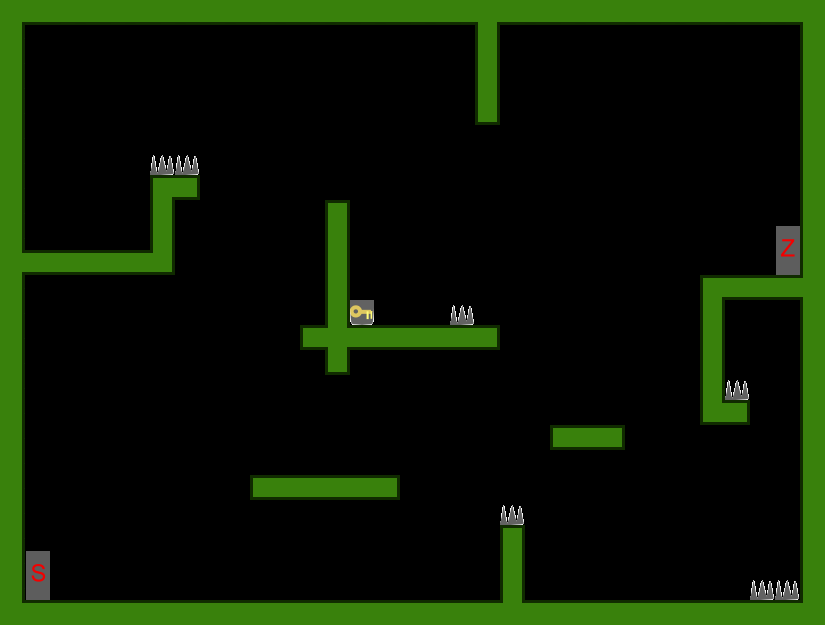

This game map was drawn from its Tiled (.tmx) file and the tilesets committed beside it. A one-line description and the trimmed map source follow:
An orthogonal 33x25 tile map with 25x25 px tiles, 2 tile layers (Kachelebene 2, ObjectLayer) and 2 objects (GreenBlob, RedBlob).

<map version="1.0" orientation="orthogonal" width="33" height="25" tilewidth="25" tileheight="25">
 <properties>
  <property name="mapBackground" value="res/img/levelBackground.png" />
 </properties>
 <tileset firstgid="1" name="Tileset" tilewidth="25" tileheight="25">
  <image source="../../img/Tileset.png" width="400" height="250" />
 </tileset>
 <layer name="Kachelebene 2" width="33" height="25">
  <data>[825 cells, 152 non-empty, 23 distinct tile ids]</data>
 </layer>
 <layer name="ObjectLayer" width="33" height="25">
  <data>[825 cells, 23 non-empty, 10 distinct tile ids]</data>
 </layer>
 <objectgroup name="Objektebene 1" width="33" height="25">
  <object name="GreenBlob" gid="7" x="93" y="594" />
  <object name="RedBlob" gid="25" x="129" y="597" />
 </objectgroup>
</map>
